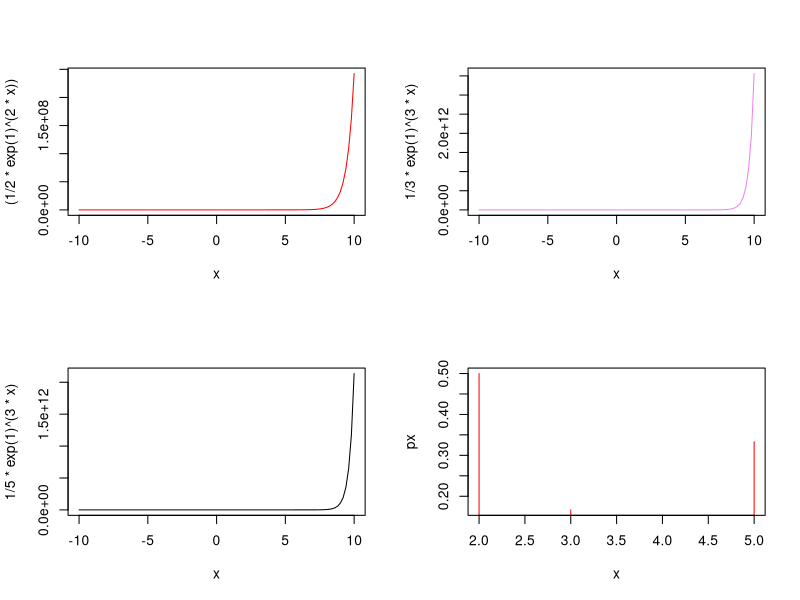

R code for this plot:
#EX_4_1
#Transform
x<-c(2,3,5)#creating the uniform random variable of x
px<-c(1/2,1/6,1/3)#creating the pdf function of x
Ms<-sum(1/2*exp(1)^2,1/6*exp(1)^3,1/3*exp(1)^5)#calculating the transform
Ms
par(mfrow=c(2,2))#creating the space for the plots to be plotted
curve((1/2*exp(1)^(2*x)),-10,10,col="red")#curve of the Ms function of x=2 
curve(1/3*exp(1)^(3*x),-10,10,col="violet")#curve of the Ms function of x=3
curve(1/5*exp(1)^(3*x),-10,10,col="black")#curve of the Ms function of x=5
plot(x,px,type="h",col="red")#plot the x vs px graph